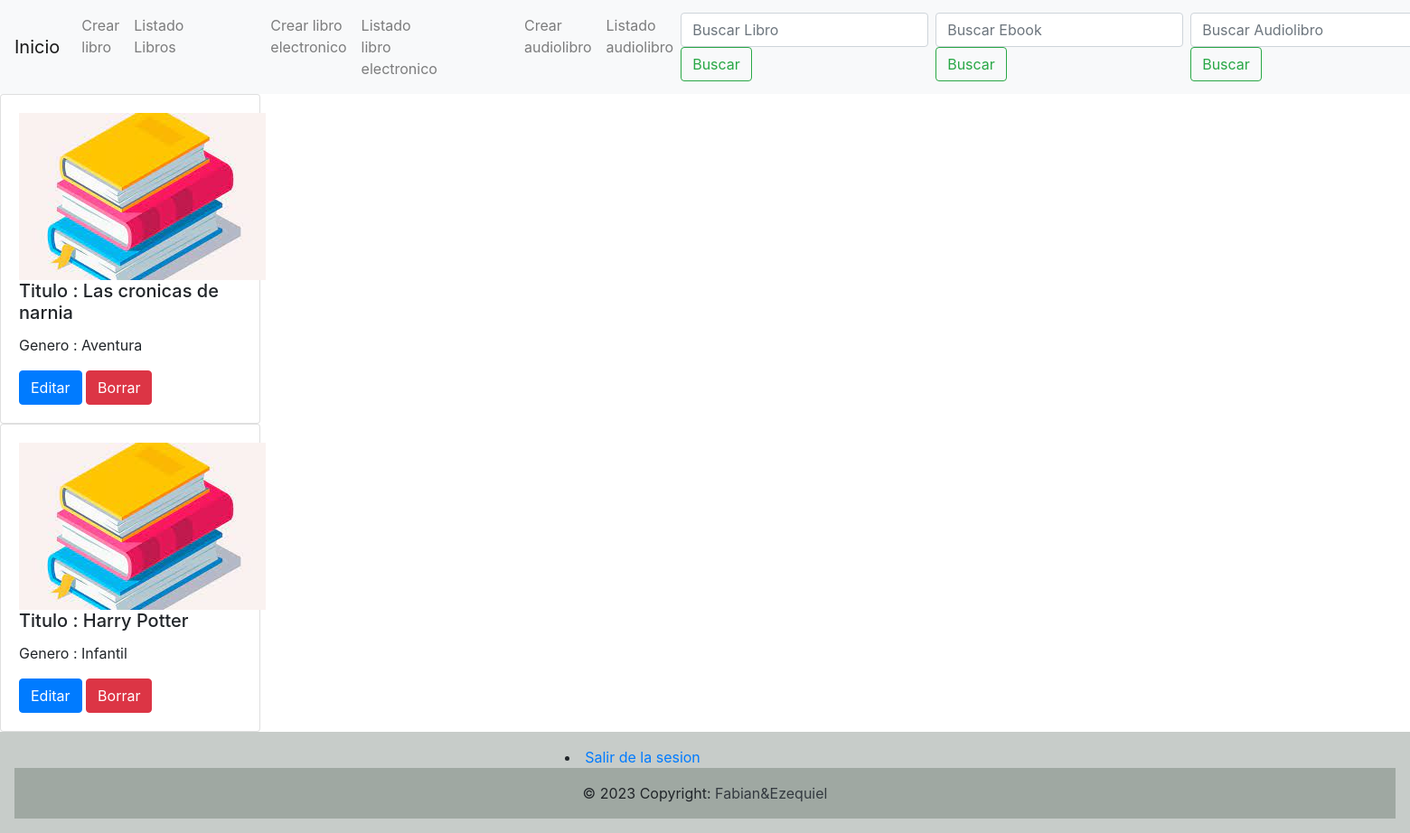
Page /list_book/ (signed in) on the committed database.
### catalog/models.py (models this page shows, shortened)
class Books(models.Model):
    title = models.CharField(max_length=120)
    book_genre = models.CharField(max_length=40)

### catalog/views.py (the view)
# urls.py: path("list_book/", list_book, name = "list_book" ),
@login_required
def list_book(request):
    books = Books.objects.all()
    context = {
        "book":books
    }
    return render(request, "list_book.html", context=context)

### templates/list_book.html (shortened to what this page needs)
{% extends 'base.html' %}
{% block contenido_que_cambia %}
{% for book in book %}
<div class="card" style="width: 18rem;">
    <div class="card-body">
      <img class="" alt="...">
      <h5 class="card-title"> Titulo : {{book.title}}</h5>
      <p class="card-text">  Genero : {{book.book_genre}}</p>
      <a href="/update_book/{{book.id}}/" class = "btn btn-primary">Editar</a>
      <a href="/delete_book/{{book.id}}/" class = "btn btn-danger">Borrar</a>
    </div>
</div>
{% endfor%}
{% endblock %}

### rows in the picture
Books: title "Las cronicas de narnia", book_genre "Aventura"
Books: title "Harry Potter", book_genre "Infantil"
